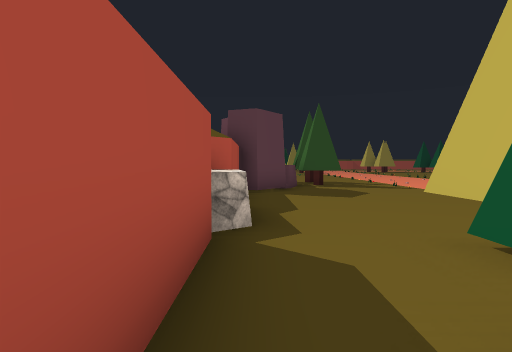
[1] (above)

24 first-person views from a walk through a 3-D level made in the Unity game engine. The camera is 1.5 m above the floor, tilts 2° down and sees 75° across. The floor is counted in squares, 2 m on a side. Each view is taken from the middle of a square. On the plan, view 1 faces up. The plan holds only what a view shows up to about 11 squares ahead; the rest is blank. The place goes on beyond the plan. Some surface patterns are stand-ins.

[2]
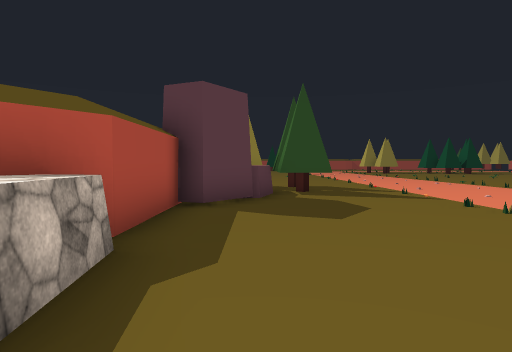

[3]
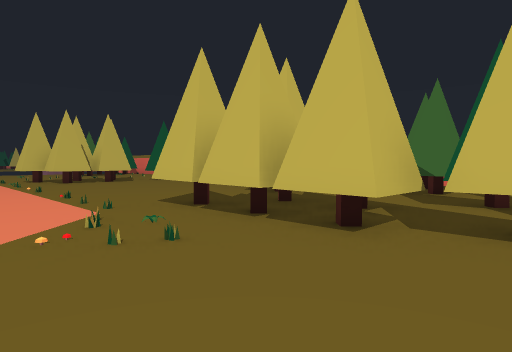

[4]
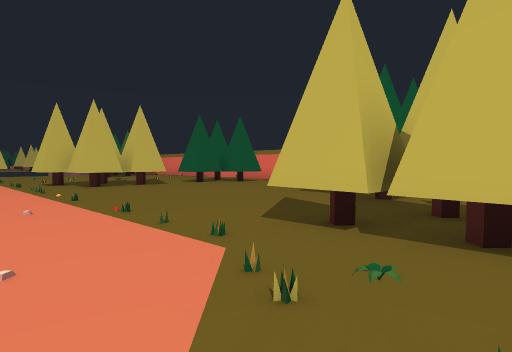

[5]
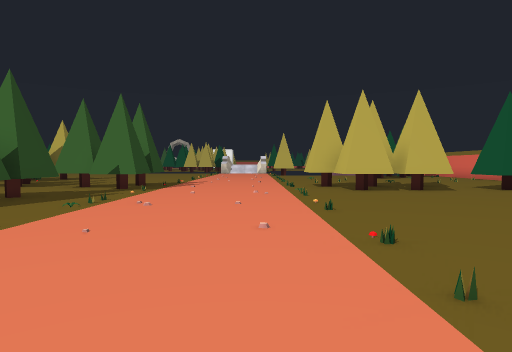

[6]
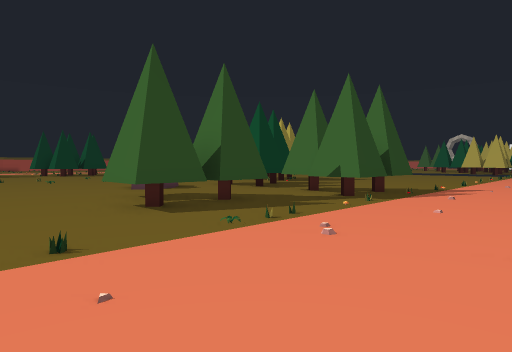

[7]
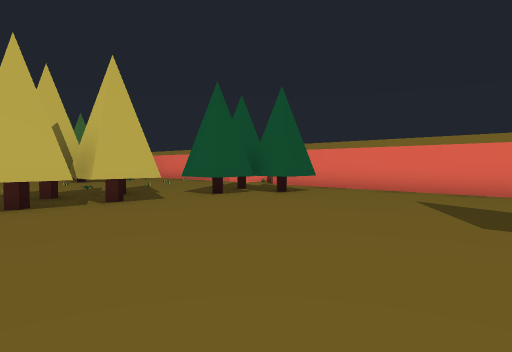

[8]
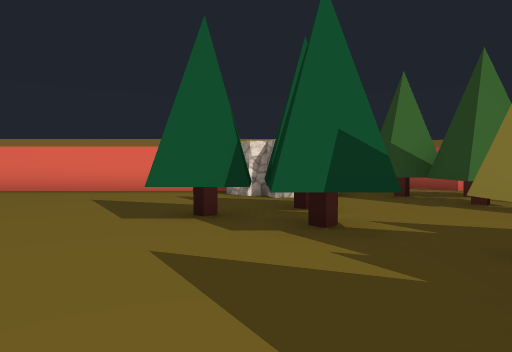

[9]
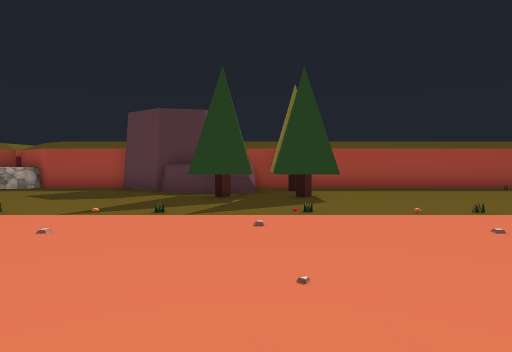

[10]
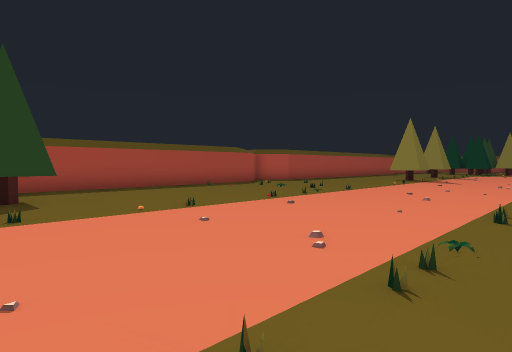

[11]
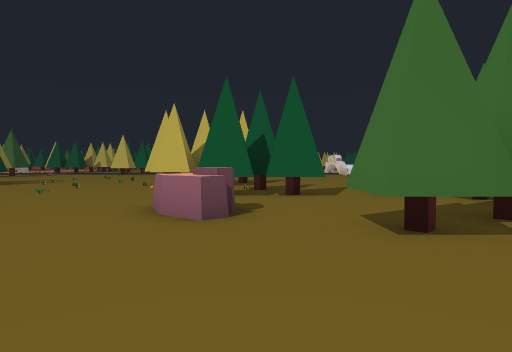

[12]
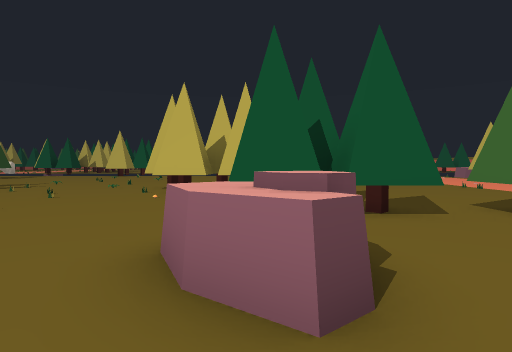

[13]
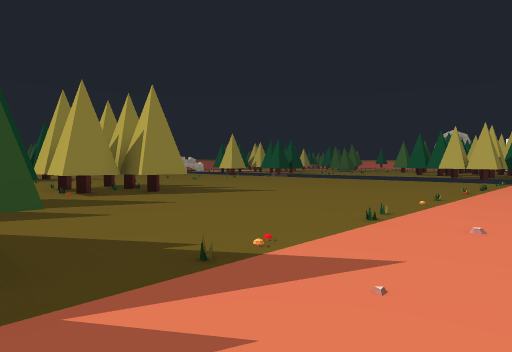

[14]
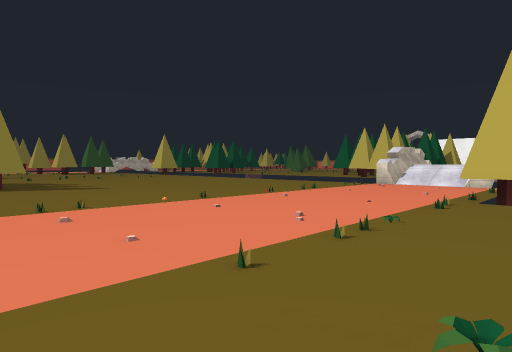

[15]
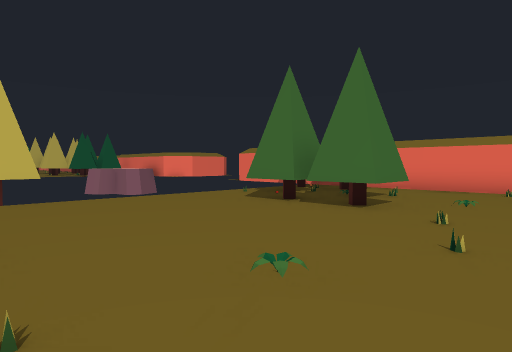

[16]
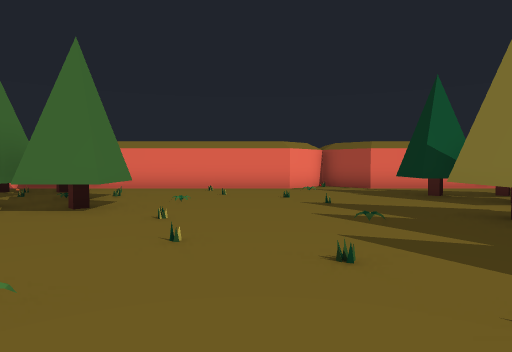

[17]
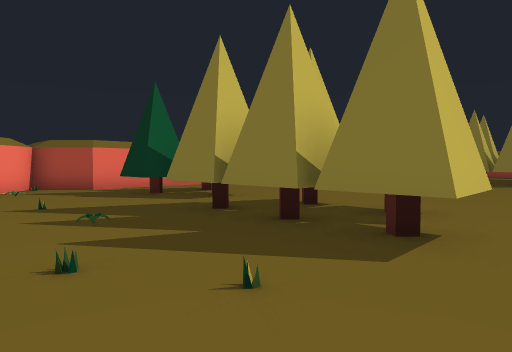

[18]
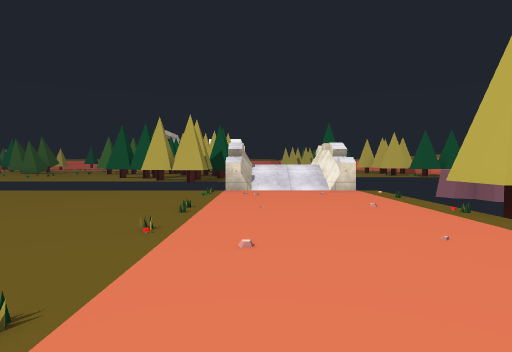

[19]
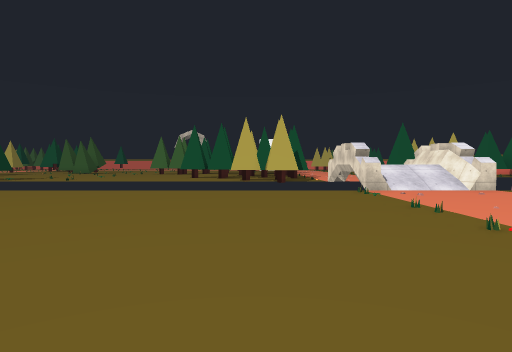

[20]
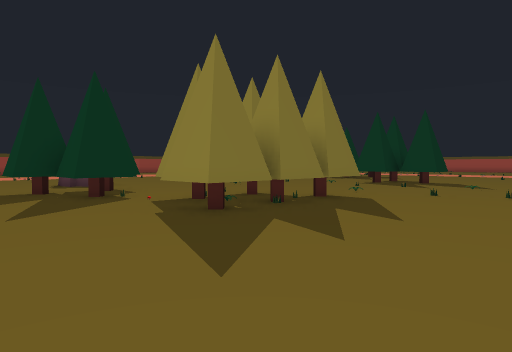

[21]
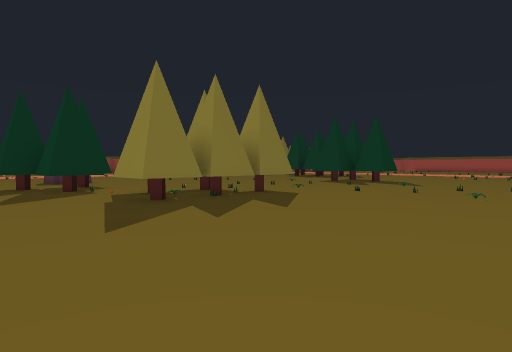

[22]
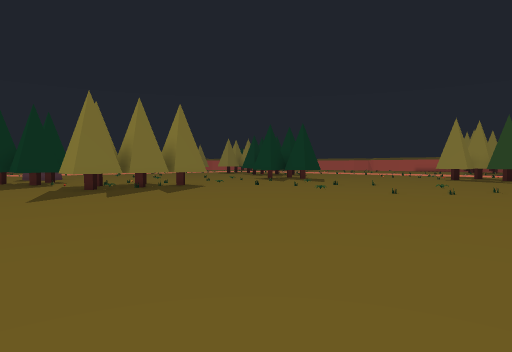

[23]
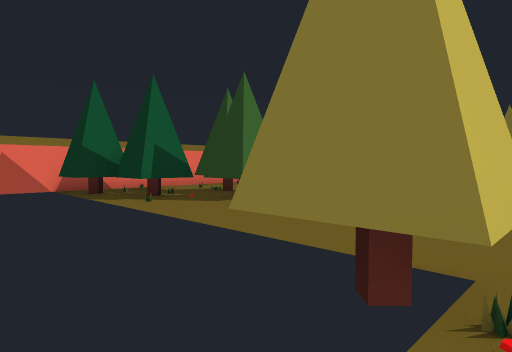

[24]
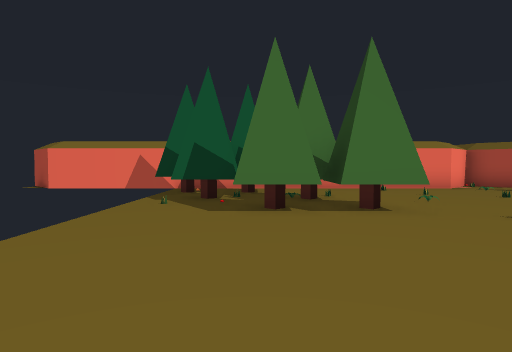

### Floor plan
Key: @ floor where view 1 was taken; # wall or solid block; . main floor; : floor 0.25 m higher than the main floor; + floor 0.5 m higher than the main floor; * floor 1.5 m higher than the main floor; T tree; H thing the floor can be seen under or through; O other object.
Columns run from 1 left of view 1 to 36 right of it. Each row starts with its distance up from view 1.
 20 #..........      ..................
 19 #..........  .. .......T##..........
 18 #..........  ..........###..........
 17 #........... ..........T##..........
 16 #...............OO.#T..###..........
 15 #..................TT#..##..........
 14 # TTT..............#T...............
 13 #TTTT.........TT....................
 12  OOTT...... ..###..#................
 11 OOO.......  ..#T#..T................
 10  #.......  .......#T#...............
  9 ##......   .........................##
  8 #......   ..........................##
  7 #...................................+*
  6 O...................   .............##
  5 O......:............................#
  4 OO...TTTT..........##..........TT
  3 #..TT#T#T.........#TT..........T
  2 #..TT.   .........THH..........
  1 #.# .. TT.........HHH..........
  0  @TT ....#.........HH.....TTT..
 -1      ....TT#......H.......#T#..
 -2      T#.. ........H........# #.
 -3      .T..........#T#.......TT#.
 -4      #T#  O................  T##
 -5     ....   .................TTT#
 -6     ##      #########.######

Where each view was taken, in squares from view 1:
view 1: 0 up, 0 right, facing up
view 2: 3 up, 1 right, facing up
view 3: 7 up, 2 right, facing down-right
view 4: 7 up, 5 right, facing down-right
view 5: 6 up, 7 right, facing right
view 6: 6 up, 10 right, facing up-right
view 7: 4 up, 10 right, facing down-right
view 8: 4 up, 9 right, facing down
view 9: 13 up, 10 right, facing left
view 10: 13 up, 10 right, facing up-left
view 11: 15 up, 10 right, facing right
view 12: 16 up, 13 right, facing right
view 13: 7 up, 19 right, facing up-right
view 14: 3 up, 22 right, facing up-right
view 15: 5 up, 22 right, facing down-right
view 16: 5 up, 22 right, facing down
view 17: 5 up, 22 right, facing down-left
view 18: 8 up, 25 right, facing right
view 19: 12 up, 25 right, facing right
view 20: 12 up, 28 right, facing up-left
view 21: 12 up, 30 right, facing up-left
view 22: 12 up, 34 right, facing up-left
view 23: 5 up, 32 right, facing down-left
view 24: 5 up, 27 right, facing down
